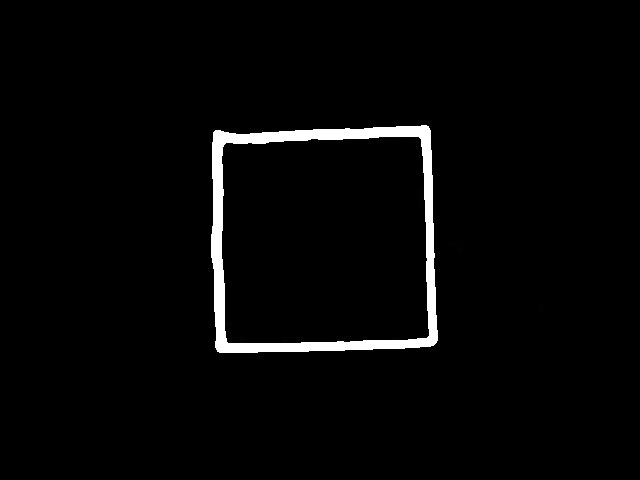
#> input picture 生产实习/机械臂源程序/5机器视觉/2.物体定位及角度测量/pic/dila_eros.jpg, 640 x 480 px
$ jupyter execute '5.寻找轮廓.ipynb'
#> lines starting #> are read from the running program, lines starting #| are printed output that depends on the picture; after the words box and inside, x2 and y2 are one past the last pixel; in counts of white or black regions, pixels touching at a corner belong together
[cell 1]
# %load 5.寻找轮廓.py
import cv2
import numpy as np
# 定位和角度测量
def getContours(src, img):
    # 查找轮廓，cv2.RETR_ExTERNAL=获取外部轮廓点, CHAIN_APPROX_NONE = 得到所有的像素点,CHAIN_APPROX_SIMPLE=得到轮廓的四个点
    contours, hierarchy = cv2.findContours(img, cv2.RETR_EXTERNAL, cv2.CHAIN_APPROX_SIMPLE)
    # 循环轮廓，判断每一个形状
    for cnt in contours:
        # 获取轮廓面积
        area = cv2.contourArea(cnt)
        print("轮廓像素面积:", area)  # 打印所有轮廓面积
        # 当面积大于20000，代表有形状存在
        if area > 20000:
            # print("轮廓像素面积:", area)  # 打印符合条件轮廓面积
            # 计算所有轮廓的周长，便于做多边形拟合
            # 多边形拟合，获取每个形状的边
            approx = cv2.approxPolyDP(cnt, 0.02 * cv2.arcLength(cnt, True), True)  # 拟合的多边形的边数
            print("approx:", len(approx))
            objCor = len(approx)  # 轮廓的边长
            rect = cv2.minAreaRect(approx)  # 最小外接矩形
            box = cv2.boxPoints(rect)  # boxPoints返回四个点顺序：右下→左下→左上→右上
            box = np.int0(box)
            center = rect[0]  # 中心坐标
            center_array = np.array(center)
            int_center = center_array.astype(int)
            angle = rect[2]  # 旋转角度
            # 画出边界
            if objCor > 4:
                cv2.circle(src, (int(rect[0][0]), int(rect[0][1])), int(rect[1][0] / 2), (255, 255, 255), 5)
            else:
                cv2.drawContours(src, [box], 0, (255, 255, 255), 3)  # 画出多边形形状
            cv2.circle(src, (int(rect[0][0]), int(rect[0][1])), 3, (255, 255, 255), 5)
            # 画中心，写角度
            cv2.putText(src, "center:" + str(int_center), (10, 20), cv2.FONT_HERSHEY_COMPLEX, 0.5, (0, 0, 255), 1)
            if objCor <= 4:
                cv2.putText(src, "angle:" + str(round(angle)), (10, 40), cv2.FONT_HERSHEY_COMPLEX, 0.5, (0, 0, 255), 1)
            else:
                cv2.putText(src, "angle:" + "0", (10, 40), cv2.FONT_HERSHEY_COMPLEX, 0.5, (0, 0, 255), 1)
if __name__ == "__main__":
    dila_eros = cv2.imread("pic/dila_eros.jpg", -1)
#> dila_eros is the input picture: shape (480, 640); min 0, max 255, mean 6.8
    result = cv2.imread("pic/1.jpg", -1)  # 读取原图
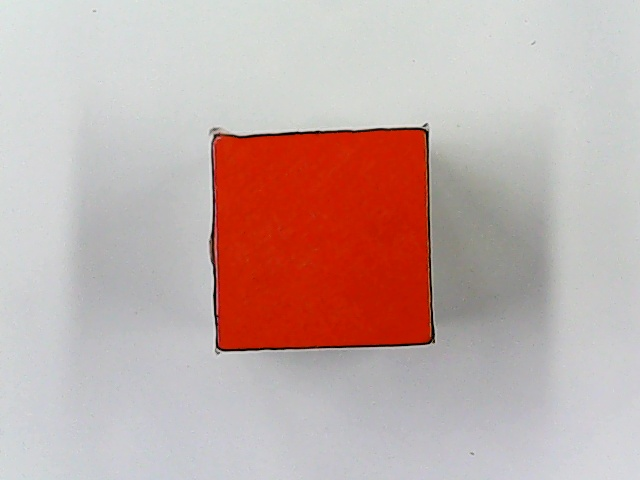
#> input picture 生产实习/机械臂源程序/5机器视觉/2.物体定位及角度测量/pic/1.jpg, 640 x 480 px
#> result is the input picture: shape (480, 640, 3); mean B, G, R 168.1, 172, 195.5
    # 定位和角度测量
    getContours(result, dila_eros)
#> in getContours, `contours, hierarchy = cv2.findContours(img, cv2.RETR_EXTERNAL, cv2.CHA..`: contours = 16 contours, 13 with area under 20; largest, box (x1, y1, x2, y2) and area: (208, 120, 442, 360) 50136, (448, 240, 465, 256) 140, (537, 304, 545, 312) 42
#> the loop in getContours, `for cnt in contours:` made 16 passes
#> (area, approx, objCor, rect, box, int_center, angle) on pass 16: (50136, [[430, 120], [210, 128], [208, 351], [440, 349]], 4, ((323, 235.5), (232, 229.1), -0.494), [[208, 351], [206, 121], [438, 119], [440, 349]], [323, 235], -0.494)
#> area on passes 4 to 5: 42.5, 139.5
#| 轮廓像素面积: 0.0
#| 轮廓像素面积: 0.0
#| 轮廓像素面积: 0.0
#| 轮廓像素面积: 42.5
#| 轮廓像素面积: 139.5
#| 轮廓像素面积: 0.0
#| 轮廓像素面积: 0.0
#| 轮廓像素面积: 0.0
#> (further printed lines are left out)
#> after the loop in getContours, `for cnt in contours:`:
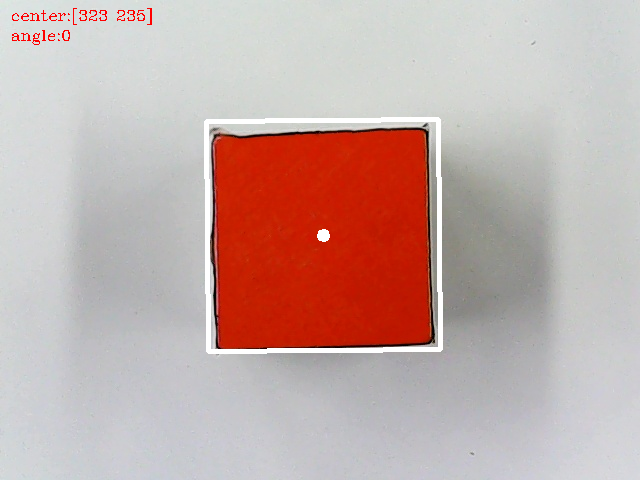
#> src: shape (480, 640, 3); mean B, G, R 169, 172.8, 196.8
    cv2.imshow("result", result)
    cv2.imwrite('pic/result.jpg', result)  # 保存图像
    key = cv2.waitKey(0)  # 窗口暂停
#> (key Esc is pressed here)
    cv2.destroyAllWindows()
